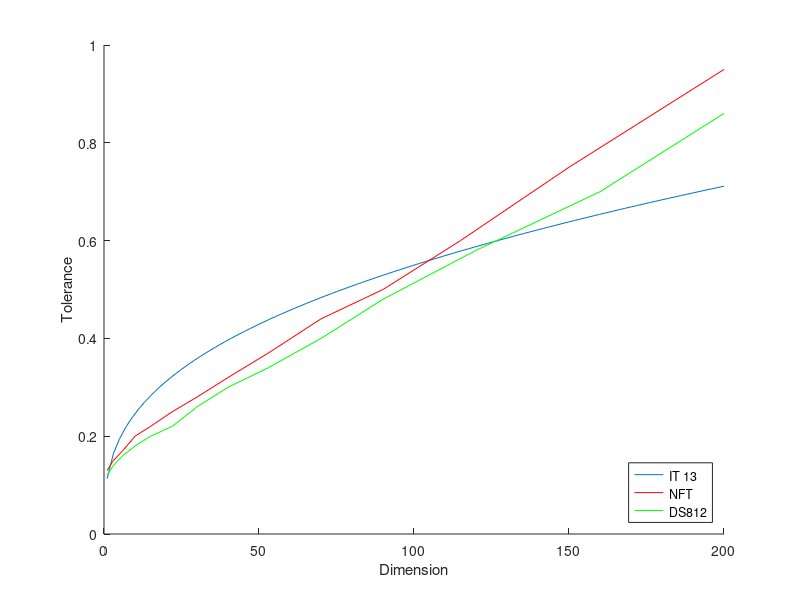

Write MATLAB code to recreate this figure.
clc 
close all
clear all


D = linspace(1,200,100)
ITG = [13]

for i=1:length(ITG)
 for j=1:length(D)
    
    if D(j) > 500
    T(j,i)=10^(0.2*(ITG(i)-1))*(0.004*D(j)+2.1);
    else 
    T(j,i)=10^(0.2*(ITG(i)-1))*(0.45*D(j)^(1/3)+D(j)*0.001);
    end
    
 end
end

x = [1,3,6,10,15,22,30,40,53,70,90,115,150,200]
y = [0.13, 0.15,0.17,0.20,0.22,0.25,0.28,0.32,0.37,0.44,0.50,0.60,0.75,0.95]


x2 = [1,3,6,10,15,22,30,40,53,70,90,120,160,200]
y2 = [0.12,0.14,0.16,0.18,0.2,0.22,0.26,0.3,0.34,0.4,0.48,0.58,0.7,0.86]


figure()
hold on
plot(D,T/1000)
plot(x,y,'r')
plot(x2,y2,'g')
legend('IT 13', 'NFT','DS812','location','southeast')
xlabel('Dimension')
ylabel('Tolerance')